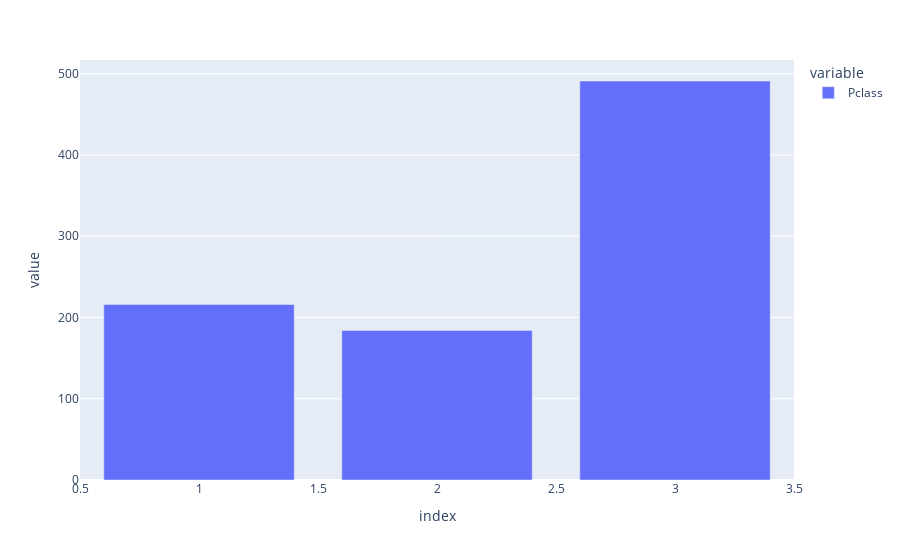

Notebook cell for this chart:
### Markdown cell above
##### Pclas

### Code cell
classe = titanic.Pclass.value_counts()
fig = px.bar(classe)
fig.show()
fig = px.pie(classe, values=classe, names=classe.index)
fig.show()

### Figure 1 — Plotly figure (JSON) as saved in the notebook; plotly's stock layout.template omitted (floating-point values rounded to 4 significant figures)
{"data": [{"alignmentgroup": "True", "hovertemplate": "variable=Pclass<br>index=%{x}<br>value=%{y}<extra></extra>", "legendgroup": "Pclass", "marker": {"color": "#636efa", "pattern": {"shape": ""}}, "name": "Pclass", "offsetgroup": "Pclass", "orientation": "v", "showlegend": true, "textposition": "auto", "type": "bar", "x": [3, 1, 2], "xaxis": "x", "y": [491, 216, 184], "yaxis": "y"}], "layout": {"barmode": "relative", "legend": {"title": {"text": "variable"}, "tracegroupgap": 0}, "margin": {"t": 60}, "xaxis": {"anchor": "y", "domain": [0, 1], "title": {"text": "index"}}, "yaxis": {"anchor": "x", "domain": [0, 1], "title": {"text": "value"}}}}
